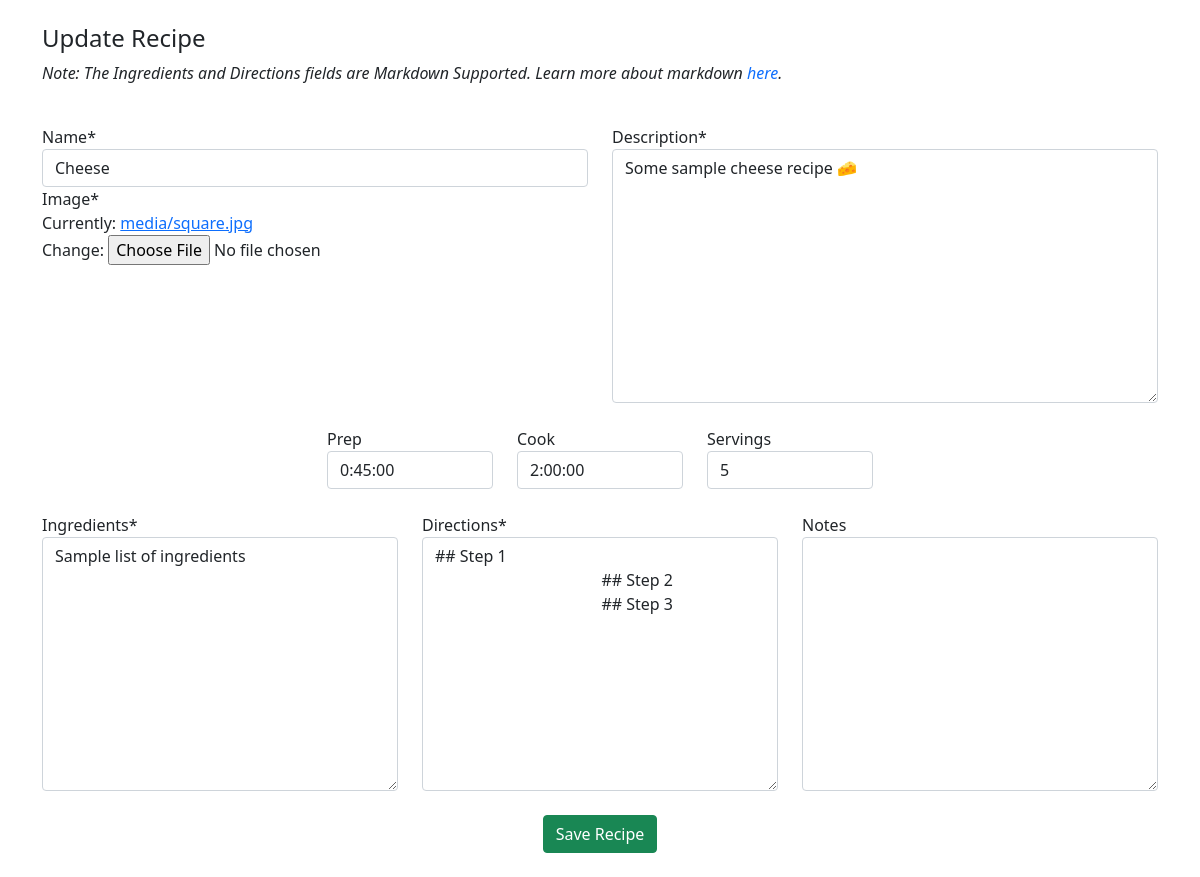
The page /update/7/ (signed in) on the database its author committed.
### app/models.py (models this page shows, shortened)
class Recipe(models.Model):
    name = models.CharField(max_length=255)
    description = models.TextField()
    prep = models.CharField(max_length=255)
    cook = models.CharField(max_length=255)
    servings = models.IntegerField(default=1, null=True, blank=True)
    image = models.ImageField(upload_to='media/')
    ingredients = MarkdownxField()
    directions = MarkdownxField()
    notes = models.TextField(null=True, blank=True)
    author = models.ForeignKey(User, on_delete=models.CASCADE)

### app/views.py (the view, shortened to what this page needs)
# urls.py: path('update/<int:id>/', update, name='update'),
@login_required
def update(request, id):
    recipe = get_object_or_404(Recipe, id=id)
    context = {
        'recipe': recipe
    }
    if request.method == 'GET':
        form = RecipeForm(instance=recipe)
        context['form'] = form
        return render(request, 'app/update.html', context)
    return render(request, 'app/update.html', context)

### app/forms.py
class RecipeForm(forms.ModelForm):
    prep = forms.DurationField(widget=TimeDurationWidget(show_days=False, show_hours=True, show_minutes=True, show_seconds=False), required=False)
    cook = forms.DurationField(widget=TimeDurationWidget(show_days=False, show_hours=True, show_minutes=True, show_seconds=False), required=False)
    class Meta:
        model = Recipe
        fields = '__all__'
        exclude = ('author',)

### app/templates/app/update.html (shortened to what this page needs)
{% extends 'base.html' %}
{% block content %}
{% load crispy_forms_tags %}
<br class="mt-0 mb-4">
<div class="container">
    <h4>Update Recipe</h4>
    <p><i>Note: The Ingredients and Directions fields are Markdown Supported. Learn more about markdown <a href="https://www.markdownguide.org/cheat-sheet/" target="_blank" style="text-decoration: none;">here</a>.</i></p>
    <br>
        <form method="post" enctype="multipart/form-data">
            <div class="row">
                <div class="col-6">
                    <div class="col">
                        {{ form.name|as_crispy_field }}
                        {{ form.image|as_crispy_field }}
                    </div>
                </div>
                <div class="col-6">
                    {{ form.description|as_crispy_field }}
                </div>
            </div>
            <br>
            <div class="row justify-content-center">
                <div class="col-2">
                    {{ form.prep|as_crispy_field }}
                </div>
                <div class="col-2">
                    {{ form.cook|as_crispy_field }}
                </div>
                <div class="col-2">
                    {{ form.servings|as_crispy_field }}
                </div>
            </div>
            <br>
            <div class="row">
                <div class="col-4">
                    {{ form.ingredients|as_crispy_field }}
                </div>
                <div class="col-4">
                    {{ form.directions|as_crispy_field }}
                </div>
                <div class="col-4">
                    {{ form.notes|as_crispy_field }}
                </div>
            </div>
            <div class="mt-4 mb-4 d-flex justify-content-center">
                <button type="submit" class="btn btn-success">Save Recipe</button>
            </div>
        </form>
</div>
{% endblock %}

### rows shown on the page
Recipe: name "Cheese", description "Some sample cheese recipe 🧀", prep "0:45:00", cook "2:00:00", servings "5", ingredients "Sample list of ingredients", directions "## Step 1 ## Step 2 ## Step 3"
